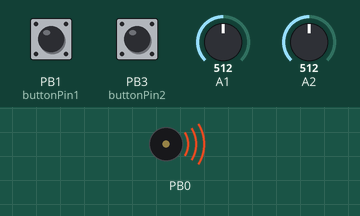
This sketch was run on a simulated ATtiny85, built with avr-gcc and run on an emulated ATtiny85. On the bench: buzzer (waves = sounding). The test bench sets the inputs (shaded band); at power-on: A1 = 512, PB1 (buttonPin1) HIGH, PB3 (buttonPin2) HIGH, A2 = 512.

Above: at 1.2 s.
1.3 s: A1 set to 889
At 2.2 s:
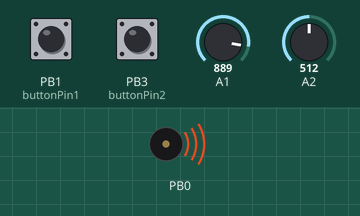
2.8 s: A1 set to 913
At 3.5 s:
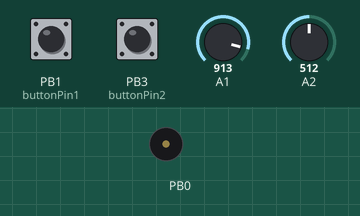
4.3 s: A1 set to 890
At 5.5 s:
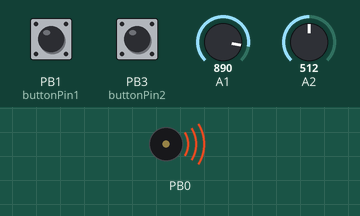
5.8 s: A1 set to 900
At 7.1 s:
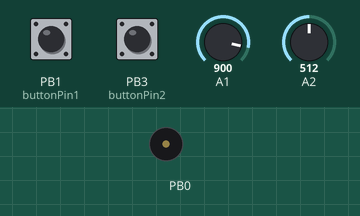
Timing chart, 0 to 8.3 s (numbered marks = the images above; inputs shaded):
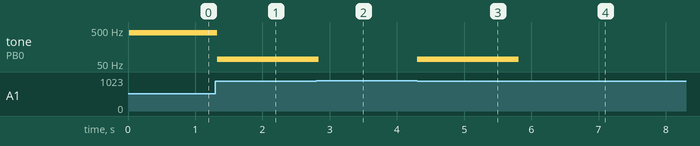

The sketch:

SpaceMonkey1.0.ino
```cpp
//  _____ ____   ____    __    ___      ___ ___   ___   ____   __  _    ___  __ __
// / ___/|    \ /    |  /  ]  /  _]    |   |   | /   \ |    \ |  |/ ]  /  _]|  |  |
//(   \_ |  o  )  o  | /  /  /  [_     | _   _ ||     ||  _  ||  ' /  /  [_ |  |  |
// \__  ||   _/|     |/  /  |    _]    |  \_/  ||  O  ||  |  ||    \ |    _]|  ~  |
// /  \ ||  |  |  _  /   \_ |   [_     |   |   ||     ||  |  ||     \|   [_ |___, |
// \    ||  |  |  |  \     ||     |    |   |   ||     ||  |  ||  .  ||     ||     |
//  \___||__|  |__|__|\____||_____|    |___|___| \___/ |__|__||__|\_||_____||____/

// Juguete sonoro programable basado en el chip attiny85

int buttonPin1 = 1;
int buttonPin2 = 3;
int freqLFO = 0;
int potenciometro = 0;

int buttonState1 = 0;
int lastButtonState1 = 0;
int count = -1;

int buttonState2 = 0;
int lastButtonState2 = 0;
int umbral = 900;

float escalablues[36] = {65.41, 73.42, 77.78, 82.41, 98.00, 110.0, 130.81, 146.83, 155.56, 164.81, 196.00, 220.00, 261.63, 293.67, 311.13, 329.63 , 392.00, 440.00, 523.25, 587.33, 622.25, 659.26, 783.99, 880.00, 1046.50, 1567.98, 1244.51, 1318.51, 1567.98, 1760.00, 2093.01, 2349.32, 2637.02, 2637.02, 3135.96, 3520.00};
int escalaspace[] = {66, 75, 80, 90, 100, 110, 120, 130, 140, 200, 300, 350, 400, 480, 700, 750, 800, 900, 954, 999, 1000, 1200, 1400, 1700, 2000, 2300, 2500, 2600, 3000, 3300, 3333, 3600, 2345, 2500, 2800, 400, 700};
int gamelin[36] = {65, 69, 78, 98, 104, 116, 131, 139, 156, 196, 208, 233, 262, 277, 311, 392, 415, 466, 523, 554, 622, 784, 831, 932, 1046, 1109, 1244, 1568, 1661, 1865, 2093, 2217, 2489, 3136, 3322, 3729};
int bancos = 2;

int LFO[] = {5, 10, 25, 50, 100, 200, 400, 800, 1600};

void setup() {

  pinMode(0, OUTPUT);
  pinMode(buttonPin1, INPUT_PULLUP);
  digitalWrite(buttonPin1, HIGH);
  pinMode(buttonPin2, INPUT_PULLUP);
  digitalWrite(buttonPin2, HIGH);

}

// the loop function runs over and over again forever
void loop() {


  lecturaBotones () ;

  freqLFO = analogRead (A2);
  potenciometro = analogRead (A1);
  potenciometro = analogRead (A1);
  int playescala = map ( potenciometro, 0, 899, 35, 0 );
  int playlfo = map (freqLFO, 0, 1023, 8, 0);


  switch (count) {

    case 0: // marcianblues scale
      if (potenciometro < umbral) {
        tone ( 0, escalablues[playescala]);
        delay (LFO[playlfo]);
      }
      else {
        noTone (0);
      }
      break;

    case 1: // spacerockers, sacandole el "brake" genera una especie de LFO
      if (potenciometro < umbral) {
        tone ( 0, escalaspace[playescala]);
        delay (LFO[playlfo] );
      }
      else {
        noTone (0);
      }

    case 2: // GAMELIN
      if (potenciometro < umbral) {
        tone ( 0, gamelin[playescala]);
        delay (LFO[playlfo] );
      }
      else {
        noTone (0);
      }
      break;


  }
}

void lecturaBotones () {

  // read the state of the switch into a local variable:
  buttonState1 = digitalRead(buttonPin1);
  if (buttonState1 != lastButtonState1 && buttonState1 == HIGH) {
    // if the state has changed, increment the counter
    count++;
    delay(10);
    if (count > bancos) {
      count = 0;
    }
  }

  lastButtonState1 = buttonState1;

  buttonState2 = digitalRead(buttonPin2);
  if (buttonState2 != lastButtonState2 && buttonState2 == HIGH) {
    // if the state has changed, increment the counter
    count--;
    delay(10);
    if (count < 0) {
      count = bancos;
    }
  }
  lastButtonState2 = buttonState2;

}
/*
  Octavas, notas y frecuencias correspondientes expresadas en números enteros:
  C      C#     D      D#     E      F      F#     G      G#     A      A#     B
  16   , 17   , 18   , 19   , 21   , 22   , 23   , 25   , 26   , 27   , 28   , 31
  33   , 36   , 37   , 39   , 41   , 44   , 46   , 49   , 52   , 55   , 58   , 62
  65   , 69   , 73   , 78   , 82   , 87   , 92   , 98   , 104  , 110  , 116  , 123
  139  , 139  , 147  , 156  , 165  , 175  , 185  , 196  , 208  , 220  , 233  , 247
  262  , 277  , 294  , 311  , 330  , 349  , 370  , 392  , 415  , 440  , 466  , 494
  523  , 554  , 587  , 622  , 659  , 698  , 740  , 784  , 831  , 880  , 932  , 987
  1047 , 1109 , 1175 , 1245 , 1319 , 1397 , 1480 , 1568 , 1661 , 1760 , 1865 , 1976
  2093 , 2217 , 2349 , 2489 , 2637 , 2794 , 2960 , 3136 , 3322 , 3520 , 3729 , 3951
  4186 , 4435 , 4699 , 4978 , 5274 , 5588 , 5920 , 6272 , 6645 , 7040 , 7459 , 7902
*/
```

Measured:
- the behaviour switches between 899 and 900 on A1 (found by bisection; images 1 and 2)
- after the input at 1.3 s, tone on PB0: 415 Hz → 69 Hz at once
- after the input at 2.8 s, tone on PB0: 69 Hz → silent at once
- after the input at 4.3 s, tone on PB0: silent → 69 Hz at once
- after the input at 5.8 s, tone on PB0: 69 Hz → silent at once
